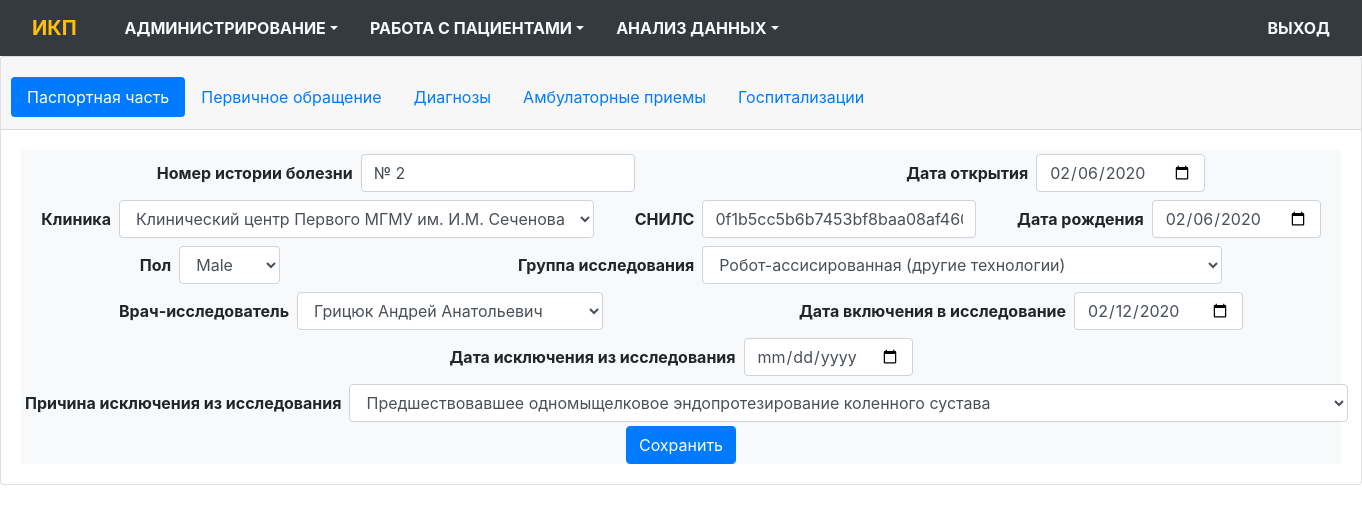
The page /history_edit/2/1 (signed in) on the database its author committed.
### app/models.py (models this page shows, shortened)
class Histories(db.Model):
    __tablename__='Histories'
    id = db.Column(db.Integer(), primary_key=True)
    clinic = db.Column(db.Integer(), db.ForeignKey('Clinics.id'), index = True)
    hist_number = db.Column(db.String(100), unique=False)
    time_created = db.Column(db.DateTime(), default=datetime.utcnow())
    date_in = db.Column(db.Date())
    patient = db.Column(db.Integer(), db.ForeignKey('Patients.id'))
    research_group = db.Column(db.Integer(), db.ForeignKey('ResearchGroups.id'), index = True)
    doctor_researcher = db.Column(db.Integer(), db.ForeignKey('Doctors.id'), index = True)
    date_research_in = db.Column(db.Date())
    date_research_out = db.Column(db.Date())
    reason = db.Column(db.Integer(), db.ForeignKey('Reasons.id'))
    def get_diagnoses(self, **kwargs):
        diagnoses = Diagnoses.query.filter(Diagnoses.history==self.id).all()
        diagnoses_items = []
        main_diagnose=None
        for d in diagnoses:
            diagnose_item = DiagnosesItems.query.get(d.diagnose)
            item = {}
            item['id'] = d.id
            item['description'] = diagnose_item.description
            item['type'] = diagnose_item.type
            item['mkb10'] = diagnose_item.mkb10
            item['date_created'] = d.date_created
            if diagnose_item.type=='Основной':
                main_diagnose = d
            diagnoses_items.append(item)
        return([diagnoses_items, main_diagnose])
    def get_events(self, **kwargs):
        event_type = kwargs.get('type',None)
        if event_type:
            events = HistoryEvents.query.join(Events, Events.id==HistoryEvents.event).\
                            filter(and_(HistoryEvents.history==self.id,  Events.type==event_type)).all()
        else:
            events = HistoryEvents.query.filter(HistoryEvents.history==self.id).all()
        items = []
        for a in events:
            event_item = Events.query.get(a.event)
            item = {}
            item['event'] = a
            item['event_id'] = a.id
            item['event_date'] = a.date_begin
            item['event_date_begin'] = a.date_begin
            item['event_date_end'] = a.date_end
            doctor = Doctors.query.get(a.doctor)
            item['doctor'] = doctor.fio
            item['event_name'] = event_item.description
            item['event_type'] = event_item.id
            items.append(item)
        return items

class Patients(db.Model):
    __tablename__ = 'Patients'
    id = db.Column(db.Integer(), primary_key=True)
    snils_hash =db.Column(db.String(128), unique=False)
    birthdate = db.Column(db.Date())
    sex = db.Column(db.String(1), index=True)
    histories = db.relationship('Histories', backref='patients')

### app/history/routes.py (the view, shortened to what this page needs)
@bp.route('/history_edit/<h>/<pill>', methods = ['GET','POST'])
@login_required
def history_edit(h, pill):
    history = Histories.query.get(h)
    MainForm = HistoryMainForm()
    FirstForm = IndicatorsForm()
    MainDiagnosForm = HistoryMainDiagnosForm()
    OtherDiagnosForm = HistoryOtherDiagnosForm()
    NewAmbulanceForm = HistioryNewAmbulanceForm()
    NewHospitalForm_ = NewHospitalForm()
    if MainDiagnosForm.submit.data and MainDiagnosForm.validate_on_submit():
        pill = 3
        main_diagnose = AddMainDiagnos(MainDiagnosForm, history)
        if main_diagnose is not None:
            flash('Данные сохранены', category='info')
        return redirect(url_for('history.history_edit', h=history.id, pill=pill))
    if OtherDiagnosForm.submit.data and OtherDiagnosForm.validate_on_submit():
        pill = 3
        other_diagnose = AddOtherDiagnos(OtherDiagnosForm, history)
        if other_diagnose is not None:
            flash('Данные сохранены', category='info')
        return redirect(url_for('history.history_edit', h=history.id, pill=pill))
    if NewHospitalForm_.submit.data and NewHospitalForm_.validate_on_submit():
            return redirect(url_for('history.hospital_edit', h=history.id, h_e='0', pill=1))
    if history is not None:
        form_list = FillHistoryForm(MainForm, FirstForm, MainDiagnosForm, history)
        MainForm = form_list[0]
        FirstForm = form_list[1]
        MainDiagnosForm = form_list[2]
        history_event_id = form_list[3].id
        items = form_list[4]
        diagnoses_items = form_list[5]
        ambulance_events = form_list[6]
        hospital_events = form_list[7]
    else:
        items = []
        history_event_id = 0
        diagnoses_items = []
        ambulance_events = []
        hospital_events = []
    return render_template('history/history_edit.html', HistoryMainForm=MainForm,
                            h=h, items = items, FirstForm=FirstForm,
                            MainDiagnosForm = MainDiagnosForm,
                            OtherDiagnosForm = OtherDiagnosForm,
                            NewAmbulanceForm = NewAmbulanceForm,
                            NewHospitalForm = NewHospitalForm_,
                            history_event_id = history_event_id,
                            diagnoses_items = diagnoses_items,
                            ambulance_events = ambulance_events,
                            hospital_events = hospital_events,
                            pill=pill)

### app/history/forms.py
class IndicatorsForm(FlaskForm):
    date_begin = DateField('Дата')

### app/auth/routes.py (called while the page is built)
@bp.before_app_request
def before_request():
    if current_user.is_authenticated:
        current_user.ping()

### app/models.py (called while the page is built)
@login_manager.user_loader
def load_user(id):
    return Users.query.get(int(id))

    def has_permissions(self, permission):
        if self.is_admin():
            return True
        user_role = UserRoles.query.filter_by(user=current_user.id, role=Roles.query.filter_by(permissions=permission).first().id).first()
        if user_role is None:
            return False
        return True

    def is_admin(self):
        current_user_is_admin = UserRoles.query.filter_by(user=current_user.id, role = Roles.query.filter_by(is_admin = True).first().id).first()
        if current_user_is_admin is None:
            return False
        return True

    def ping(self):
        self.last_visit = datetime.utcnow()
        db.session.add(self)
        db.session.commit()

### app/templates/history/history_edit.html (shortened to what this page needs)
{% extends "base.html" %}
{% import "bootstrap/wtf.html" as wtf %}
{% import "_macros.html" as m %}
{% import "history/_HistoryMainForm.html" as forms %}
{% block page_content %}
<div class="card">
  <div class="card-header m-0">
    <ul class="nav nav-pills card-header-pills">
      <li class="nav-item">
        {% if pill == '1' %}
          <a class="nav-link active"  data-toggle="pill" href="#passport">Паспортная часть</a>
        {% else %}
          <a class="nav-link"  data-toggle="pill" href="#passport">Паспортная часть</a>
        {% endif %}
      </li>
      {% if h != '0' %}
      <li class="nav-item">
        {% if pill == '2' %}
          <a class="nav-link active" data-toggle="pill" href="#first">Первичное обращение</a>
        {% else %}
          <a class="nav-link" data-toggle="pill" href="#first">Первичное обращение</a>
        {% endif %}
      </li>
      <li class="nav-item">
        {% if pill == '3' %}
          <a class="nav-link active" data-toggle="pill" href="#diagnoses">Диагнозы</a>
        {% else %}
          <a class="nav-link" data-toggle="pill" href="#diagnoses">Диагнозы</a>
        {% endif %}
      </li>
      <li class="nav-item">
        {% if pill == '4' %}
          <a class="nav-link active" data-toggle="pill" href="#ambulance">Амбулаторные приемы</a>
        {% else %}
          <a class="nav-link" data-toggle="pill" href="#ambulance">Амбулаторные приемы</a>
        {% endif %}
      </li>
      <li class="nav-item">
        {% if pill == '5' %}
          <a class="nav-link active" data-toggle="pill" href="#hospital">Госпитализации</a>
        {% else %}
          <a class="nav-link" data-toggle="pill" href="#hospital">Госпитализации</a>
        {% endif %}
      </li>
      {% endif %}
    </ul>
  </div>
  <div class="card-body">
    <div class="tab-content">
      {% if pill == '1' %}
        <div class="tab-pane active mx-0" id="passport">
          {{forms.HistoryMainForm(HistoryMainForm)}}
        </div>
      {% else %}
        <div class="tab-pane fade mx-0" id="passport">
          {{forms.HistoryMainForm(HistoryMainForm)}}
        </div>
      {% endif %}
        </div>
      </div>
    </div>
{% endblock %}

### app/templates/_macros.html (shortened to what this page needs)
{%  macro render_field(field) %}
<div class="form-group">
  {{field.label(class="form-control-label mx-1 my-1 font-weight-bold")}}
  {% if kwargs.get('disabled') %}
    {{field(class="form-control mx-1 my-1", disabled = True)}}
  {% else %}
    {{field(class="form-control mx-1 my-1")}}
  {% endif %}
</div>
{% endmacro %}

### rows shown on the page
Histories: hist_number "№ 2", date_in "02/06/2020", clinic "Клинический центр Первого МГМУ им. И.М. Сеченова", research_group "Робот-ассисированная (другие технологии)", doctor_researcher "Грицюк Андрей Анатольевич", date_research_in "02/12/2020", reason "Предшествовавшее одномыщелковое эндопротезирование коленного сустава"
Patients: birthdate "02/06/2020"
